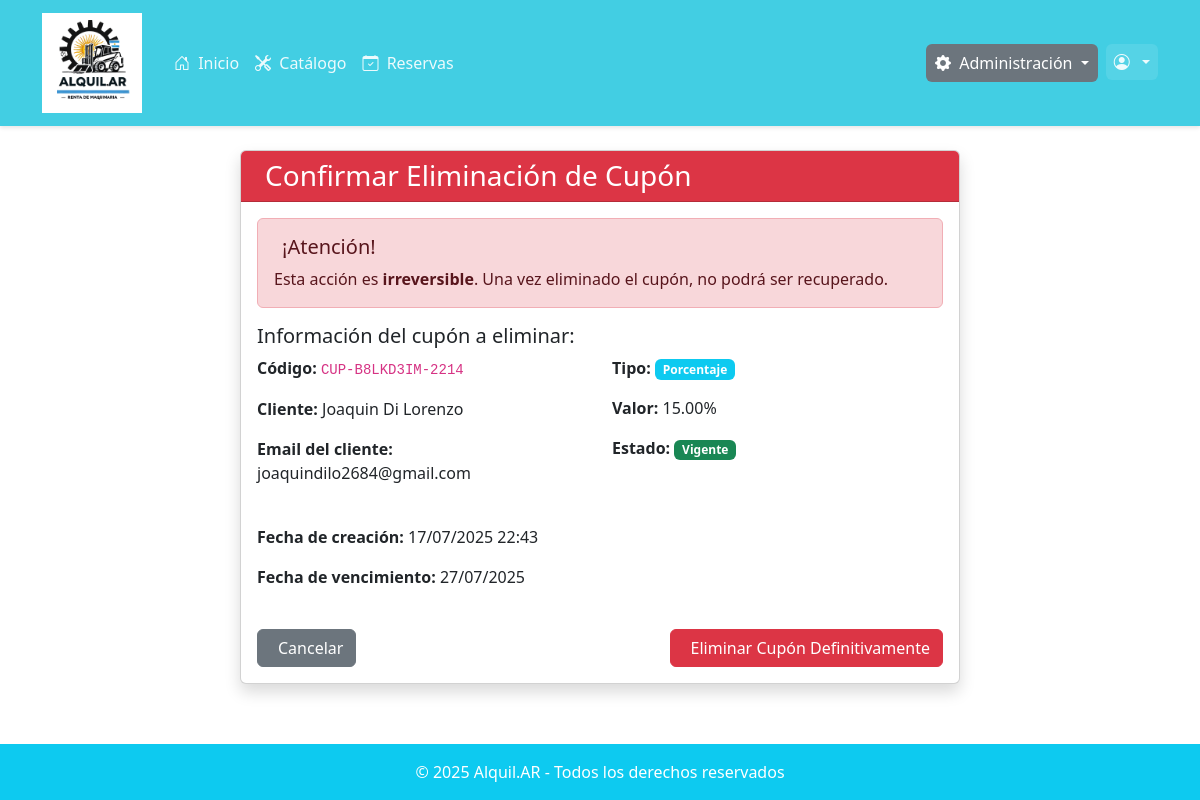
The app's page /usuarios/admin/cupones/eliminar/5/ (signed in) with its own data.
### usuarios/models.py (models this page shows, shortened)
class Cupon(models.Model):
    TIPO_CHOICES = [
        ('PORCENTAJE', 'Porcentaje'),
    ]
    cliente = models.ForeignKey('Usuario', on_delete=models.CASCADE, related_name='cupones',
                              limit_choices_to={'tipo': 'CLIENTE'})
    codigo = models.CharField(max_length=20, unique=True)
    tipo = models.CharField(max_length=10, choices=TIPO_CHOICES, default='PORCENTAJE')
    valor = models.DecimalField(max_digits=5, decimal_places=2)  # Solo para porcentajes
    fecha_creacion = models.DateTimeField(auto_now_add=True)
    fecha_vencimiento = models.DateField()
    usado = models.BooleanField(default=False)
    reserva_uso = models.OneToOneField('reservas.Reserva', on_delete=models.SET_NULL,
                                     null=True, blank=True, related_name='cupon_aplicado')
    class Meta:
        verbose_name = 'Cupón'
        verbose_name_plural = 'Cupones'
        ordering = ['-fecha_creacion']

class Usuario(AbstractUser):
    TIPO_CHOICES = [
        ('CLIENTE', 'Cliente'),
        ('EMPLEADO', 'Empleado'),
        ('ADMIN', 'Administrador'),
    ]
    nombre = models.CharField(max_length=200)
    tipo = models.CharField(
        max_length=10,
        choices=TIPO_CHOICES,
        default='CLIENTE',
        verbose_name="Tipo de usuario"
    )
    dni = models.CharField(max_length=20, unique=True)
    email = models.CharField(max_length=200, unique=True)
    telefono = models.CharField(max_length=20)
    fecha_nacimiento = models.DateField()
    sucursal = models.ForeignKey(Sucursal, on_delete=models.SET_NULL, null=True, blank=True)
    calificacion = models.FloatField(
        default=5.0,
        verbose_name="Calificación del cliente",
        help_text="Calificación del cliente en escala de 0.5 a 5 estrellas"
    )
    token_2fa = models.CharField(
        max_length=6,
        null=True,
        blank=True,
        verbose_name="Token de verificación"
    )
    token_2fa_timestamp = models.DateTimeField(
        null=True,
        blank=True,
        verbose_name="Timestamp del token"
    )
    reset_token = models.CharField(
        max_length=64,
        null=True,
        blank=True,
        verbose_name="Token de recuperación"
    )
    reset_token_timestamp = models.DateTimeField(
        null=True,
        blank=True,
        verbose_name="Timestamp del token de recuperación"
    )
    reset_token_used = models.BooleanField(
        default=False,
        verbose_name="Token usado"
    )

### usuarios/decorators.py (the view)
    def wrapper(request, *args, **kwargs):
        if request.user.is_authenticated and request.user.tipo == 'ADMIN':
            return view_func(request, *args, **kwargs)
        messages.error(request, "No tenés permiso para acceder a esta sección.")
        return redirect('home')  # o redirigí a otra página

### usuarios/views.py (called while the page is built, shortened)
@login_required
@solo_admin
def eliminar_cupon(request, cupon_id):
    cupon = get_object_or_404(Cupon, id=cupon_id)
    cupon_utilizado = cupon.usado and cupon.reserva_uso and cupon.reserva_uso.estado != 'PENDIENTE_PAGO'
    if cupon_utilizado:
        messages.error(request, "No se puede eliminar un cupón que ya ha sido utilizado.")
        return redirect('listar_cupones')
    context = {
        'cupon': cupon,
        'titulo': 'Eliminar Cupón',
        'today': timezone.now().date()
    }
    return render(request, 'usuarios/eliminar_cupon.html', context)

### usuarios/templates/usuarios/eliminar_cupon.html (shortened to what this page needs)
{% extends 'base.html' %}
{% block content %}
<div class="container mt-4">
    <div class="row justify-content-center">
        <div class="col-md-8">
            <div class="card shadow">
                <div class="card-header bg-danger text-white">
                    <h3 class="card-title mb-0">
                        Confirmar Eliminación de Cupón
                    </h3>
                </div>
                <div class="card-body">
                    <div class="alert alert-danger">
                        <h5>¡Atención!</h5>
                        <p class="mb-0">Esta acción es <strong>irreversible</strong>. Una vez eliminado el cupón, no podrá ser recuperado.</p>
                    </div>
                    <h5>Información del cupón a eliminar:</h5>
                    <div class="row mb-4">
                        <div class="col-md-6">
                            <p><strong>Código:</strong> <code>{{ cupon.codigo }}</code></p>
                            <p><strong>Cliente:</strong> {{ cupon.cliente.nombre }}</p>
                            <p><strong>Email del cliente:</strong> {{ cupon.cliente.email }}</p>
                        </div>
                        <div class="col-md-6">
                            <p><strong>Tipo:</strong>
                                {% if cupon.tipo == 'PORCENTAJE' %}
                                    <span class="badge bg-info">Porcentaje</span>
                                {% else %}
                                    <span class="badge bg-success">Monto Fijo</span>
                                {% endif %}
                            </p>
                            <p><strong>Valor:</strong>
                                {% if cupon.tipo == 'PORCENTAJE' %}
                                    {{ cupon.valor }}%
                                {% else %}
                                    ${{ cupon.valor }}
                                {% endif %}
                            </p>
                            <p><strong>Estado:</strong>
                                {% if cupon.usado and cupon.reserva_uso and cupon.reserva_uso.estado != 'PENDIENTE_PAGO' %}
                                    <span class="badge bg-secondary">Utilizado</span>
                                {% elif cupon.fecha_vencimiento < today %}
                                    <span class="badge bg-danger">Vencido</span>
                                {% else %}
                                    <span class="badge bg-success">Vigente</span>
                                {% endif %}
                            </p>
                        </div>
                    </div>
                    <div class="row mb-4">
                        <div class="col-12">
                            <p><strong>Fecha de creación:</strong> {{ cupon.fecha_creacion|date:"d/m/Y H:i" }}</p>
                            <p><strong>Fecha de vencimiento:</strong> {{ cupon.fecha_vencimiento|date:"d/m/Y" }}</p>
                        </div>
                    </div>
                    <form method="post">
                        <div class="d-flex justify-content-between">
                            <a href="{% url 'listar_cupones' %}" class="btn btn-secondary">
                                Cancelar
                            </a>
                            <button type="submit" class="btn btn-danger">
                                Eliminar Cupón Definitivamente
                            </button>
                        </div>
                    </form>
                </div>
            </div>
        </div>
    </div>
</div>
{% endblock %}

### static/css/core.css (style rules this page uses)
:root { --color-primary: #42cee3; --color-primary-dark: #369aa9; --color-primary-darker: #2b7b87; --color-primary-light: #86e6f5; --color-primary-lighter: #a8f1fd; --color-dark: #333333; --color-gray: #666666; --color-light: #F8F9FA; --color-white: #FFFFFF; --shadow-sm: 0 2px 4px rgba(0, 0, 0, 0.1); --shadow-md: 0 4px 6px rgba(0, 0, 0, 0.15); }

### core/templates/base.html (style rules this page uses)
body { min-height: 100vh; display: flex; flex-direction: column; }

### records on screen
Cupon: codigo "CUP-B8LKD3IM-2214", cliente.nombre "Joaquin Di Lorenzo", cliente.email "joaquindilo2684@gmail.com", valor "15.00", fecha_creacion "17/07/2025 22:43", fecha_vencimiento "27/07/2025"
